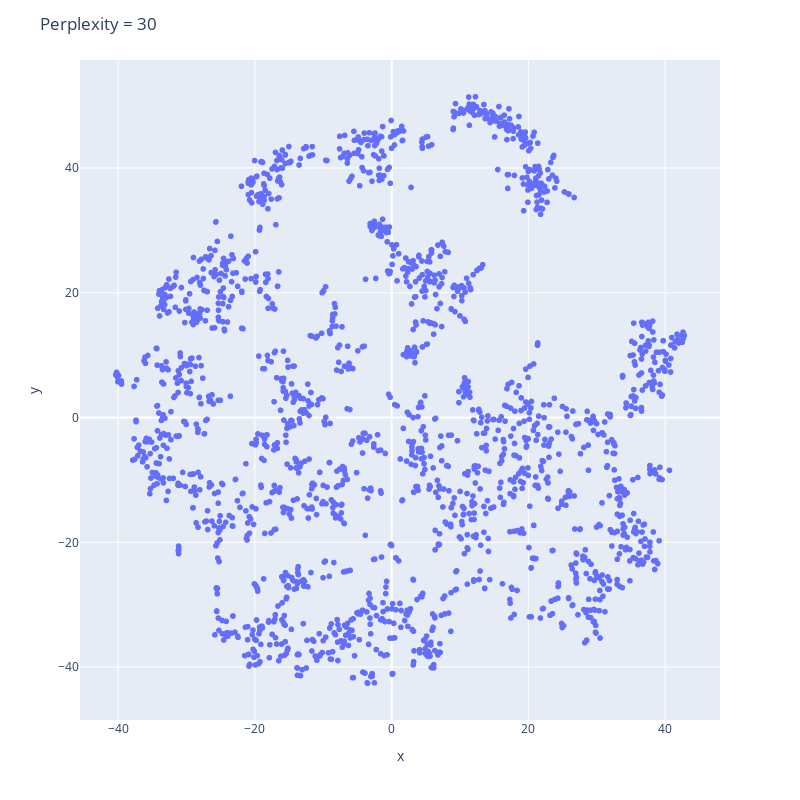

Notebook code cell kept with this figure:
### Code cell
selected_iloc = 5
embedding_coordinates_table = pd.DataFrame({"feature_id" : extract_feature_ids_from_spectra(pipeline.spectra_matchms)})
embedding_coordinates_table["x"] = pipeline.tsne_grid[selected_iloc].x_coordinates
embedding_coordinates_table["y"] = pipeline.tsne_grid[selected_iloc].y_coordinates
plot_selected_embedding(embedding_coordinates_table).update_layout(title = "Perplexity = 30")

### Figure 1 — Plotly figure (JSON) as saved in the notebook; plotly's stock layout.template omitted (floating-point values rounded to 4 significant figures; data arrays with more than 128 entries replaced by an {"elided": "..."} marker saying what was removed)
{"data": [{"customdata": {"elided": "1975x1 str values"}, "hovertemplate": "x=%{x}<br>y=%{y}<br>feature_id=%{customdata[0]}<extra></extra>", "legendgroup": "", "marker": {"color": "#636efa", "symbol": "circle"}, "mode": "markers", "name": "", "showlegend": false, "type": "scattergl", "x": {"elided": "1975 float values"}, "xaxis": "x", "y": {"elided": "1975 float values"}, "yaxis": "y"}], "layout": {"height": 800, "legend": {"tracegroupgap": 0}, "margin": {"t": 60}, "title": {"text": "Perplexity = 30"}, "width": 800, "xaxis": {"anchor": "y", "domain": [0, 1], "title": {"text": "x"}}, "yaxis": {"anchor": "x", "domain": [0, 1], "title": {"text": "y"}}}}
